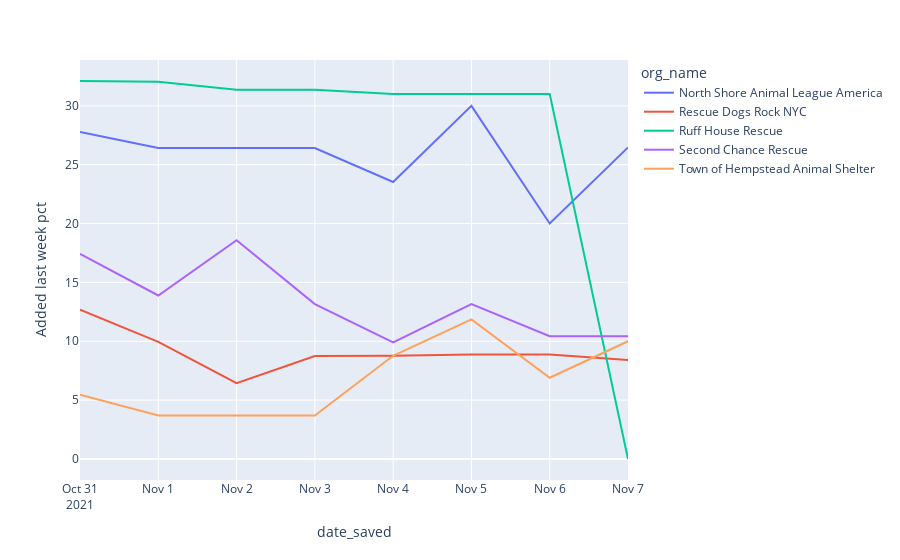

Notebook cell for this chart:
### Code cell
px.line(ns_gb.reset_index(), 'date_saved', 'Added last week pct'
       , color = 'org_name'
#        , title= 'Number of Dogs in Shelter'
       )

### Figure 1 — Plotly figure (JSON) as saved in the notebook; plotly's stock layout.template omitted (floating-point values rounded to 4 significant figures)
{"data": [{"hovertemplate": "org_name=North Shore Animal League America<br>date_saved=%{x}<br>Added last week pct=%{y}<extra></extra>", "legendgroup": "North Shore Animal League America", "line": {"color": "#636efa", "dash": "solid"}, "mode": "lines", "name": "North Shore Animal League America", "orientation": "v", "showlegend": true, "type": "scatter", "x": ["2021-10-31T00:00:00+00:00", "2021-11-01T00:00:00+00:00", "2021-11-02T00:00:00+00:00", "2021-11-03T00:00:00+00:00", "2021-11-04T00:00:00+00:00", "2021-11-05T00:00:00+00:00", "2021-11-06T00:00:00+00:00", "2021-11-07T00:00:00+00:00"], "xaxis": "x", "y": [27.78, 26.42, 26.42, 26.42, 23.53, 30, 20, 26.47], "yaxis": "y"}, {"hovertemplate": "org_name=Rescue Dogs Rock NYC<br>date_saved=%{x}<br>Added last week pct=%{y}<extra></extra>", "legendgroup": "Rescue Dogs Rock NYC", "line": {"color": "#EF553B", "dash": "solid"}, "mode": "lines", "name": "Rescue Dogs Rock NYC", "orientation": "v", "showlegend": true, "type": "scatter", "x": ["2021-10-31T00:00:00+00:00", "2021-11-01T00:00:00+00:00", "2021-11-02T00:00:00+00:00", "2021-11-03T00:00:00+00:00", "2021-11-04T00:00:00+00:00", "2021-11-05T00:00:00+00:00", "2021-11-06T00:00:00+00:00", "2021-11-07T00:00:00+00:00"], "xaxis": "x", "y": [12.69, 9.95, 6.44, 8.74, 8.78, 8.87, 8.87, 8.42], "yaxis": "y"}, {"hovertemplate": "org_name=Ruff House Rescue<br>date_saved=%{x}<br>Added last week pct=%{y}<extra></extra>", "legendgroup": "Ruff House Rescue", "line": {"color": "#00cc96", "dash": "solid"}, "mode": "lines", "name": "Ruff House Rescue", "orientation": "v", "showlegend": true, "type": "scatter", "x": ["2021-10-31T00:00:00+00:00", "2021-11-01T00:00:00+00:00", "2021-11-02T00:00:00+00:00", "2021-11-03T00:00:00+00:00", "2021-11-04T00:00:00+00:00", "2021-11-05T00:00:00+00:00", "2021-11-06T00:00:00+00:00", "2021-11-07T00:00:00+00:00"], "xaxis": "x", "y": [32.11, 32.04, 31.37, 31.37, 31, 31, 31, 0], "yaxis": "y"}, {"hovertemplate": "org_name=Second Chance Rescue<br>date_saved=%{x}<br>Added last week pct=%{y}<extra></extra>", "legendgroup": "Second Chance Rescue", "line": {"color": "#ab63fa", "dash": "solid"}, "mode": "lines", "name": "Second Chance Rescue", "orientation": "v", "showlegend": true, "type": "scatter", "x": ["2021-10-31T00:00:00+00:00", "2021-11-01T00:00:00+00:00", "2021-11-02T00:00:00+00:00", "2021-11-03T00:00:00+00:00", "2021-11-04T00:00:00+00:00", "2021-11-05T00:00:00+00:00", "2021-11-06T00:00:00+00:00", "2021-11-07T00:00:00+00:00"], "xaxis": "x", "y": [17.43, 13.89, 18.58, 13.16, 9.91, 13.16, 10.43, 10.43], "yaxis": "y"}, {"hovertemplate": "org_name=Town of Hempstead Animal Shelter<br>date_saved=%{x}<br>Added last week pct=%{y}<extra></extra>", "legendgroup": "Town of Hempstead Animal Shelter", "line": {"color": "#FFA15A", "dash": "solid"}, "mode": "lines", "name": "Town of Hempstead Animal Shelter", "orientation": "v", "showlegend": true, "type": "scatter", "x": ["2021-10-31T00:00:00+00:00", "2021-11-01T00:00:00+00:00", "2021-11-02T00:00:00+00:00", "2021-11-03T00:00:00+00:00", "2021-11-04T00:00:00+00:00", "2021-11-05T00:00:00+00:00", "2021-11-06T00:00:00+00:00", "2021-11-07T00:00:00+00:00"], "xaxis": "x", "y": [5.45, 3.7, 3.7, 3.7, 8.77, 11.86, 6.9, 10], "yaxis": "y"}], "layout": {"legend": {"title": {"text": "org_name"}, "tracegroupgap": 0}, "margin": {"t": 60}, "xaxis": {"anchor": "y", "domain": [0, 1], "title": {"text": "date_saved"}}, "yaxis": {"anchor": "x", "domain": [0, 1], "title": {"text": "Added last week pct"}}}}
